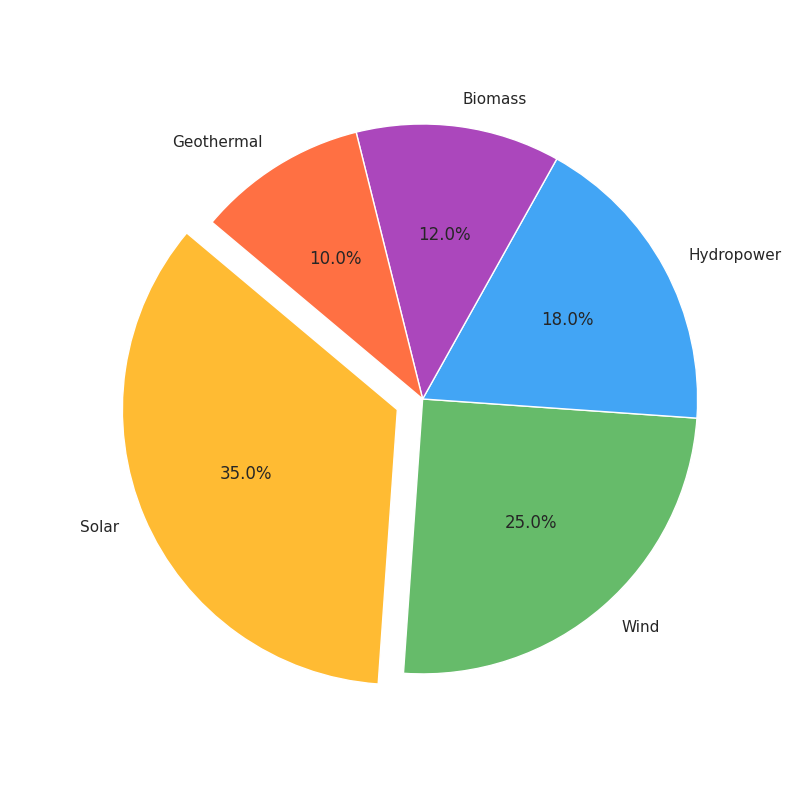

Python code for this plot:
import matplotlib.pyplot as plt

energy_sources = ['Solar', 'Wind', 'Hydropower', 'Biomass', 'Geothermal']
percentages = [35, 25, 18, 12, 10]
colors = ['#FFBB33', '#66BB6A', '#42A5F5', '#AB47BC', '#FF7043']

fig, ax = plt.subplots(figsize=(8, 8))

ax.pie(
    percentages,
    labels=energy_sources,
    autopct='%1.1f%%',
    startangle=140,
    colors=colors,
    explode=[0.1 if energy == 'Solar' else 0 for energy in energy_sources],
)

ax.axis('equal')

plt.show()
